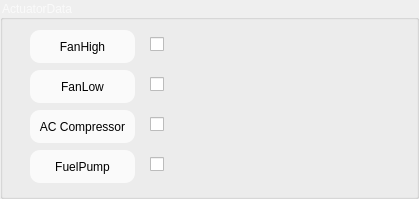
   <widget class="QGroupBox" name="groupBox_7">
    <property name="geometry">
     <rect>
      <x>21</x>
      <y>531</y>
      <width>419</width>
      <height>199</height>
     </rect>
    </property>
    <property name="cursor">
     <cursorShape>ForbiddenCursor</cursorShape>
    </property>
    <property name="styleSheet">
     <string notr="true">font: 75 14pt &quot;Comic Sans MS&quot;;
color:rgb(250, 250, 250)</string>
    </property>
    <property name="title">
     <string>ActuatorData</string>
    </property>
    <widget class="QPushButton" name="btnFANHIGH">
     <property name="geometry">
      <rect>
       <x>30</x>
       <y>30</y>
       <width>105</width>
       <height>33</height>
      </rect>
     </property>
     <property name="cursor">
      <cursorShape>PointingHandCursor</cursorShape>
     </property>
     <property name="styleSheet">
      <string notr="true">QPushButton {
                                        border-radius: 10px;
                                       selection-background-color: darkgray;
color: rgb(0, 0, 0);
font: 10pt &quot;Comic Sans MS&quot;;

	background-color: rgb(250, 250, 250);

border-color: rgb(255, 85, 255);

}

QPushButton::hover
{
border:0px;
	
	background-color: rgb(0, 134, 144);
}
QPushButton:pressed
{
border:1px solid rgb(0, 121, 131);
background-color: rgb(179,250, 250);
}</string>
     </property>
     <property name="text">
      <string>FanHigh</string>
     </property>
    </widget>
    <widget class="QCheckBox" name="checkBoxFanHigh">
     <property name="geometry">
      <rect>
       <x>150</x>
       <y>30</y>
       <width>104</width>
       <height>28</height>
      </rect>
     </property>
     <property name="text">
      <string/>
     </property>
    </widget>
    <widget class="QCheckBox" name="checkBoxFanLow">
     <property name="geometry">
      <rect>
       <x>150</x>
       <y>70</y>
       <width>104</width>
       <height>28</height>
      </rect>
     </property>
     <property name="text">
      <string/>
     </property>
    </widget>
    <widget class="QPushButton" name="btnFANLOW">
     <property name="geometry">
      <rect>
       <x>30</x>
       <y>70</y>
       <width>105</width>
       <height>33</height>
      </rect>
     </property>
     <property name="cursor">
      <cursorShape>PointingHandCursor</cursorShape>
     </property>
     <property name="styleSheet">
      <string notr="true">QPushButton {
                                        border-radius: 10px;
                                       selection-background-color: darkgray;
color: rgb(0, 0, 0);
font: 10pt &quot;Comic Sans MS&quot;;

	background-color: rgb(250, 250, 250);

border-color: rgb(255, 85, 255);

}

QPushButton::hover
{
border:0px;
	
	background-color: rgb(0, 134, 144);
}
QPushButton:pressed
{
border:1px solid rgb(0, 121, 131);
background-color: rgb(179,250, 250);
}</string>
     </property>
     <property name="text">
      <string>FanLow</string>
     </property>
    </widget>
    <widget class="QCheckBox" name="checkBoxAC">
     <property name="geometry">
      <rect>
       <x>150</x>
       <y>110</y>
       <width>104</width>
       <height>28</height>
      </rect>
     </property>
     <property name="text">
      <string/>
     </property>
    </widget>
    <widget class="QPushButton" name="btnAC">
     <property name="geometry">
      <rect>
       <x>30</x>
       <y>110</y>
       <width>105</width>
       <height>33</height>
      </rect>
     </property>
     <property name="cursor">
      <cursorShape>PointingHandCursor</cursorShape>
     </property>
     <property name="styleSheet">
      <string notr="true">QPushButton {
                                        border-radius: 10px;
                                       selection-background-color: darkgray;
color: rgb(0, 0, 0);
font: 10pt &quot;Comic Sans MS&quot;;

	background-color: rgb(250, 250, 250);

border-color: rgb(255, 85, 255);

}

QPushButton::hover
{
border:0px;
	
	background-color: rgb(0, 134, 144);
}
QPushButton:pressed
{
border:1px solid rgb(0, 121, 131);
background-color: rgb(179,250, 250);
}</string>
     </property>
     <property name="text">
      <string>AC Compressor</string>
     </property>
    </widget>
    <widget class="QCheckBox" name="checkBoxFuelPump">
     <property name="geometry">
      <rect>
       <x>150</x>
       <y>150</y>
       <width>104</width>
       <height>28</height>
      </rect>
     </property>
     <property name="text">
      <string/>
     </property>
    </widget>
    <widget class="QPushButton" name="btnFUELPUMP">
     <property name="geometry">
      <rect>
       <x>30</x>
       <y>150</y>
       <width>105</width>
       <height>33</height>
      </rect>
     </property>
     <property name="cursor">
      <cursorShape>PointingHandCursor</cursorShape>
     </property>
     <property name="styleSheet">
      <string notr="true">QPushButton {
                                        border-radius: 10px;
                                       selection-background-color: darkgray;
color: rgb(0, 0, 0);
font: 10pt &quot;Comic Sans MS&quot;;

	background-color: rgb(250, 250, 250);

border-color: rgb(255, 85, 255);

}

QPushButton::hover
{
border:0px;
	
	background-color: rgb(0, 134, 144);
}
QPushButton:pressed
{
border:1px solid rgb(0, 121, 131);
background-color: rgb(179,250, 250);
}</string>
     </property>
     <property name="text">
      <string>FuelPump</string>
     </property>
    </widget>
   </widget>
